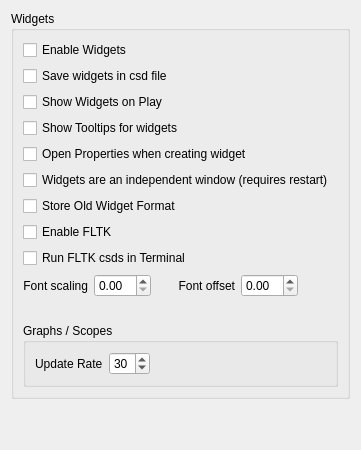
         <widget class="QWidget" name="tab_6">
          <attribute name="title">
           <string>Widgets</string>
          </attribute>
          <layout class="QGridLayout" name="gridLayout_6">
           <item row="1" column="0">
            <spacer name="verticalSpacer">
             <property name="orientation">
              <enum>Qt::Vertical</enum>
             </property>
             <property name="sizeHint" stdset="0">
              <size>
               <width>20</width>
               <height>40</height>
              </size>
             </property>
            </spacer>
           </item>
           <item row="0" column="0">
            <widget class="QGroupBox" name="groupBox_7">
             <property name="title">
              <string>Widgets</string>
             </property>
             <layout class="QGridLayout" name="gridLayout_7">
              <item row="1" column="0">
               <spacer name="horizontalSpacer_2">
                <property name="orientation">
                 <enum>Qt::Horizontal</enum>
                </property>
                <property name="sizeHint" stdset="0">
                 <size>
                  <width>40</width>
                  <height>20</height>
                 </size>
                </property>
               </spacer>
              </item>
              <item row="0" column="0">
               <layout class="QVBoxLayout" name="verticalLayout_2">
                <item>
                 <widget class="QCheckBox" name="widgetsCheckBox">
                  <property name="text">
                   <string>Enable Widgets</string>
                  </property>
                  <property name="checked">
                   <bool>false</bool>
                  </property>
                 </widget>
                </item>
                <item>
                 <widget class="QCheckBox" name="saveWidgetsCheckBox">
                  <property name="text">
                   <string>Save widgets in csd file</string>
                  </property>
                 </widget>
                </item>
                <item>
                 <widget class="QCheckBox" name="showWidgetsOnRunCheckBox">
                  <property name="toolTip">
                   <string>Make the widget panel visible when a csd is played</string>
                  </property>
                  <property name="text">
                   <string>Show Widgets on Play</string>
                  </property>
                 </widget>
                </item>
                <item>
                 <widget class="QCheckBox" name="showTooltipsCheckBox">
                  <property name="text">
                   <string>Show Tooltips for widgets</string>
                  </property>
                 </widget>
                </item>
                <item>
                 <widget class="QCheckBox" name="openPropertiesCheckBox">
                  <property name="toolTip">
                   <string>Automatically open properties dialog when a new widget is created</string>
                  </property>
                  <property name="text">
                   <string>Open Properties when creating widget</string>
                  </property>
                 </widget>
                </item>
                <item>
                 <widget class="QCheckBox" name="widgetsIndependentCheckBox">
                  <property name="text">
                   <string>Widgets are an independent window (requires restart)</string>
                  </property>
                 </widget>
                </item>
                <item>
                 <widget class="QCheckBox" name="oldFormatCheckBox">
                  <property name="toolTip">
                   <string>Store old widget format section in csd file, to allow older versions of CsoundQt to load most of the widget characteristics from the file</string>
                  </property>
                  <property name="text">
                   <string>Store Old Widget Format</string>
                  </property>
                 </widget>
                </item>
                <item>
                 <widget class="QCheckBox" name="enableFLTKCheckBox">
                  <property name="toolTip">
                   <string>FLTK widgets from Csound can crash when running using the API. Preferably leave unchecked and run Csound from the terminal</string>
                  </property>
                  <property name="text">
                   <string>Enable FLTK</string>
                  </property>
                 </widget>
                </item>
                <item>
                 <widget class="QCheckBox" name="terminalFLTKCheckBox">
                  <property name="toolTip">
                   <string>FLTK widgets from Csound can crash when running using the API. Preferably leave unchecked and run Csound from the terminal</string>
                  </property>
                  <property name="text">
                   <string>Run FLTK csds in Terminal</string>
                  </property>
                 </widget>
                </item>
                <item>
                 <layout class="QHBoxLayout" name="horizontalLayout_5"/>
                </item>
                <item>
                 <layout class="QHBoxLayout" name="horizontalLayout_7">
                  <item>
                   <widget class="QLabel" name="label_32">
                    <property name="text">
                     <string>Font scaling</string>
                    </property>
                    <property name="alignment">
                     <set>Qt::AlignRight|Qt::AlignTrailing|Qt::AlignVCenter</set>
                    </property>
                   </widget>
                  </item>
                  <item>
                   <widget class="QDoubleSpinBox" name="fontScalingSpinBox"/>
                  </item>
                  <item>
                   <spacer name="horizontalSpacer_5">
                    <property name="orientation">
                     <enum>Qt::Horizontal</enum>
                    </property>
                    <property name="sizeType">
                     <enum>QSizePolicy::Fixed</enum>
                    </property>
                    <property name="sizeHint" stdset="0">
                     <size>
                      <width>20</width>
                      <height>20</height>
                     </size>
                    </property>
                   </spacer>
                  </item>
                  <item>
                   <widget class="QLabel" name="label_33">
                    <property name="text">
                     <string>Font offset</string>
                    </property>
                    <property name="alignment">
                     <set>Qt::AlignRight|Qt::AlignTrailing|Qt::AlignVCenter</set>
                    </property>
                   </widget>
                  </item>
                  <item>
                   <widget class="QDoubleSpinBox" name="fontOffsetSpinBox"/>
                  </item>
                  <item>
                   <spacer name="horizontalSpacer_21">
                    <property name="orientation">
                     <enum>Qt::Horizontal</enum>
                    </property>
                    <property name="sizeHint" stdset="0">
                     <size>
                      <width>40</width>
                      <height>20</height>
                     </size>
                    </property>
                   </spacer>
                  </item>
                 </layout>
                </item>
               </layout>
              </item>
              <item row="2" column="0">
               <widget class="QGroupBox" name="horizontalGroupBox">
                <property name="title">
                 <string>Graphs / Scopes</string>
                </property>
                <layout class="QHBoxLayout" name="updaterate">
                 <item>
                  <widget class="QLabel" name="label_13">
                   <property name="text">
                    <string>Update Rate</string>
                   </property>
                  </widget>
                 </item>
                 <item>
                  <widget class="QSpinBox" name="graphUpdateRateSpinBox">
                   <property name="toolTip">
                    <string>Update rate for graphs and scopes</string>
                   </property>
                   <property name="minimum">
                    <number>8</number>
                   </property>
                   <property name="maximum">
                    <number>60</number>
                   </property>
                   <property name="value">
                    <number>30</number>
                   </property>
                  </widget>
                 </item>
                 <item>
                  <spacer name="horizontalSpacer_9">
                   <property name="orientation">
                    <enum>Qt::Horizontal</enum>
                   </property>
                   <property name="sizeHint" stdset="0">
                    <size>
                     <width>40</width>
                     <height>20</height>
                    </size>
                   </property>
                  </spacer>
                 </item>
                </layout>
               </widget>
              </item>
             </layout>
            </widget>
           </item>
          </layout>
         </widget>
